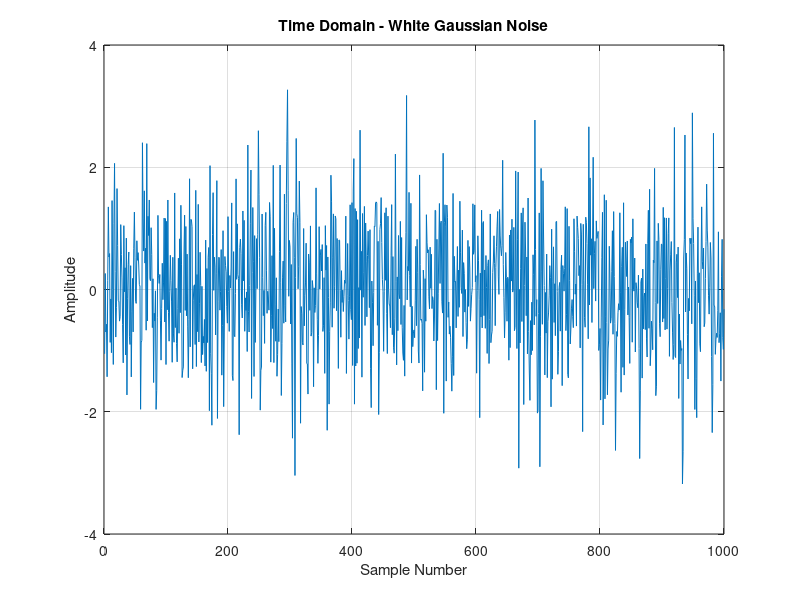
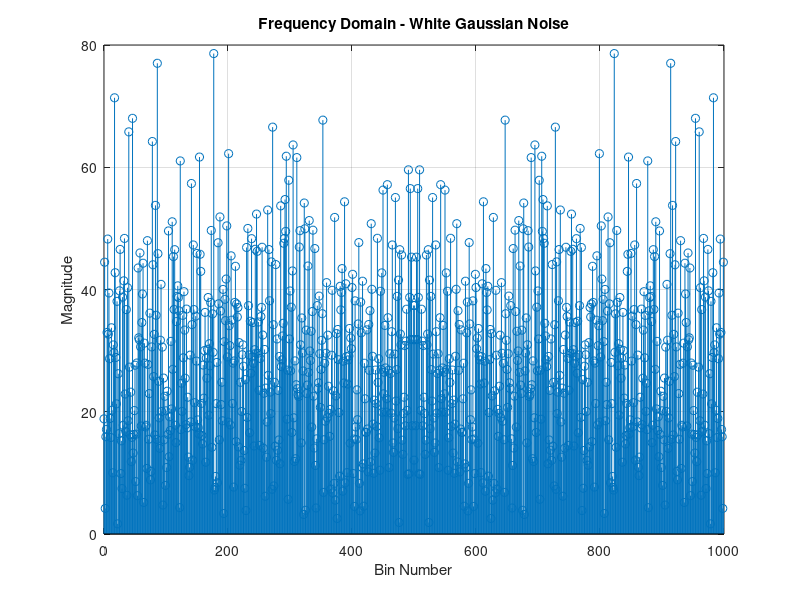
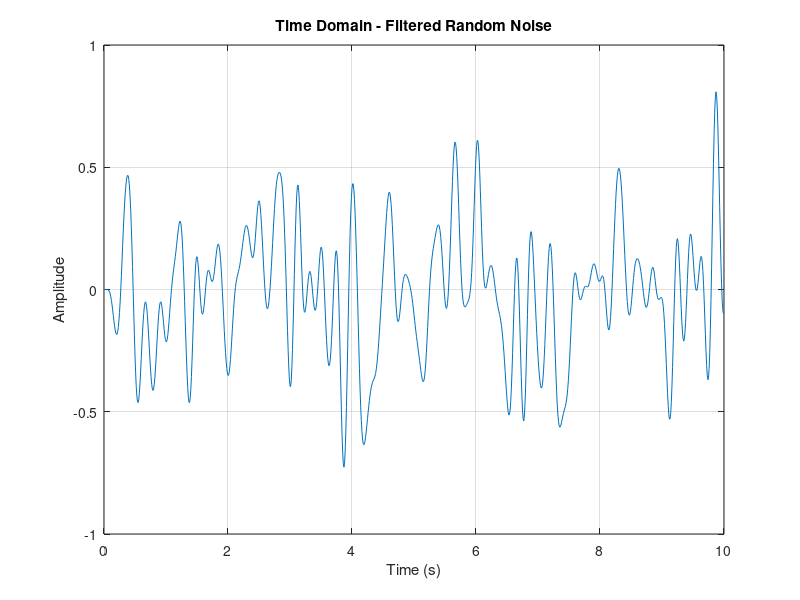
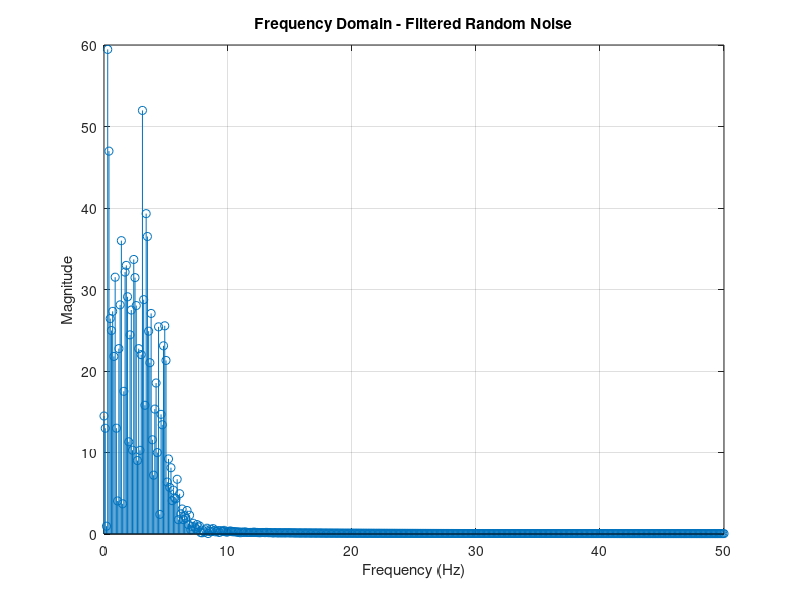

The MATLAB source for these figures, in order:
%% RANDOM NOISE SIGNALS
clear all;
close all;

%% 1. Step 1
% Parameters
N = 1000; % Number of samples

% Generate white Gaussian noise
noise = randn(1, N);

% Time domain plot
figure;
plot(noise);
title('Time Domain - White Gaussian Noise');
xlabel('Sample Number');
ylabel('Amplitude');
grid on;

% Frequency domain plot
noise_fft = fft(noise); % Compute DFT
frequencies = (0:N-1); % Frequency axis in bins

figure;
stem(frequencies, abs(noise_fft));
title('Frequency Domain - White Gaussian Noise');
xlabel('Bin Number');
ylabel('Magnitude');
grid on;


%% 2. Step 2
% Parameters
N = 1000; % Number of samples
fs = 100; % Sampling frequency in Hz
f_pass = 5; % Passband edge frequency in Hz

% Generate white Gaussian noise
noise = randn(1, N);

% Design Chebyshev Type I lowpass filter
order = 5; % Filter order
ripple = 2; % Passband ripple in dB
Wn = f_pass / (fs / 2); % Normalized passband edge frequency
[b, a] = cheby1(order, ripple, Wn, 'low');

% Filter the noise
filtered_noise = filter(b, a, noise);

% Time domain plot
t = (0:N-1) / fs; % Time axis in seconds
figure;
plot(t, filtered_noise);
title('Time Domain - Filtered Random Noise');
xlabel('Time (s)');
ylabel('Amplitude');
grid on;

% Frequency domain plot
filtered_noise_fft = fft(filtered_noise); % Compute DFT
frequencies = (0:N-1) * (fs / N); % Frequency axis in Hz

figure;
stem(frequencies, abs(filtered_noise_fft));
title('Frequency Domain - Filtered Random Noise');
xlabel('Frequency (Hz)');
ylabel('Magnitude');
xlim([0, fs / 2]); % Display only up to Nyquist frequency
grid on;


%% 3. Step 3

% Parameters
N = 1000; % Number of samples
fs = 100; % Sampling frequency in Hz
f_cutoff = 5; % Cutoff frequency in Hz

% Generate white Gaussian noise
noise = randn(1, N);

% Compute DFT
noise_fft = fft(noise);

% Band-limit the DFT
frequencies = (0:N-1) * (fs / N); % Frequency axis in Hz
noise_fft(frequencies > f_cutoff) = 0;

% Compute inverse DFT
band_limited_noise = 2 * N * real(ifft(noise_fft));

% Scale the signal to have an RMS value of 1
desired_RMS = 1;
current_RMS = sqrt(mean(band_limited_noise.^2));
scaled_noise = band_limited_noise * (desired_RMS / current_RMS);

% Repeat the sequence to create a periodic signal
num_repeats = 3; % Number of repetitions
periodic_noise = repmat(scaled_noise, 1, num_repeats);

% Time domain plot
t = (0:length(periodic_noise)-1) / fs; % Time axis in seconds
figure;
plot(t, periodic_noise);
title('Time Domain - Periodic Band-Limited Random Noise');
xlabel('Time (s)');
ylabel('Amplitude');
grid on;

% Frequency domain plot
periodic_noise_fft = fft(periodic_noise); % Compute DFT
frequencies = (0:length(periodic_noise)-1) * (fs / length(periodic_noise)); % Frequency axis in Hz

figure;
stem(frequencies, abs(periodic_noise_fft));
title('Frequency Domain - Periodic Band-Limited Random Noise');
xlabel('Frequency (Hz)');
ylabel('Magnitude');
xlim([0, fs / 2]); % Display only up to Nyquist frequency
grid on;